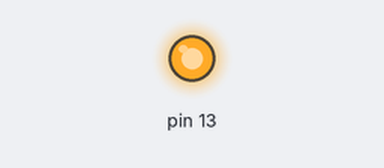
Simulated run of this sketch. Board: Arduino Uno, built with avr-gcc and run on an emulated ATmega328P. Shown: output pins drawn as LEDs (lit = HIGH).

Above: at 0.1 s.
Timing chart, 0 to 1.6 s (numbered marks = the images above):
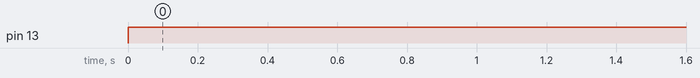

Measured:
- by itself, pin 13: LOW → HIGH at 0.00 s

The sketch:

fyufufuyyfu.ino
```cpp
void setup() {
  // put your setup code here, to run once:
  pinMode(13,OUTPUT);
}

void loop() {
  // put your main code here, to run repeatedly:
  digitalWrite(13,1);
}
```
